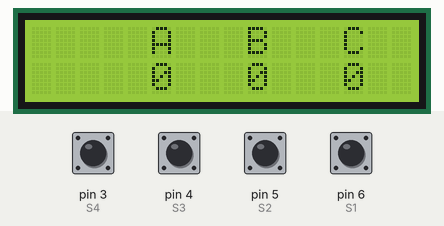
Recording of a sketch running on a simulated Arduino Uno, built with avr-gcc and run on an emulated ATmega328P. Shown: 16×2 character LCD. The inputs (shaded band) are chosen by the test bench; at power-on: pin 3 (S4), pin 4 (S3), pin 5 (S2), pin 6 (S1) HIGH.

Above: at 5.2 s.
5.3 s: pin 3 (S4) pulled LOW for 0.15 s
At 5.9 s:
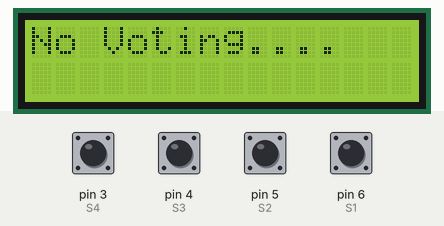
8.4 s: pin 4 (S3) pulled LOW for 0.15 s
At 8.9 s:
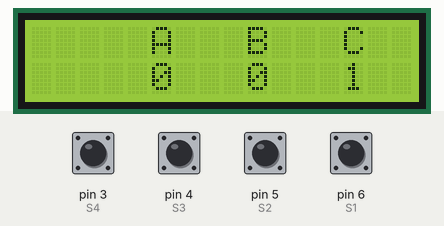
10.0 s: pin 3 (S4) pulled LOW for 1 s
At 10.7 s:
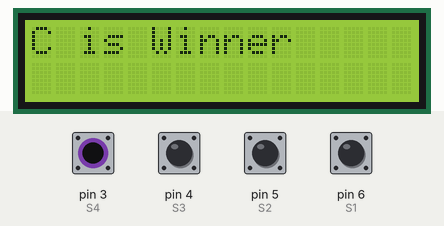
14.0 s: pin 5 (S2) pulled LOW for 0.15 s
At 15.3 s:
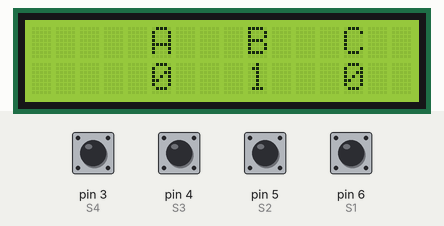
15.6 s: pin 3 (S4) pulled LOW for 0.15 s
At 16.1 s:
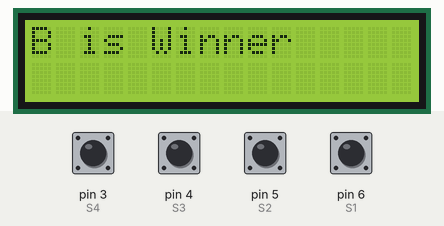
18.7 s: pin 6 (S1) pulled LOW for 0.15 s
At 20.3 s:
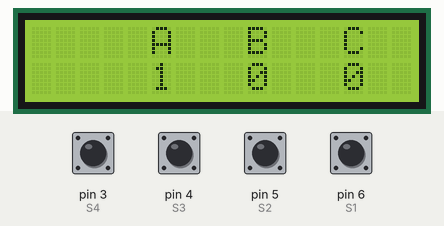
Timing chart, 0 to 21.3 s (numbered marks = the images above; inputs shaded):
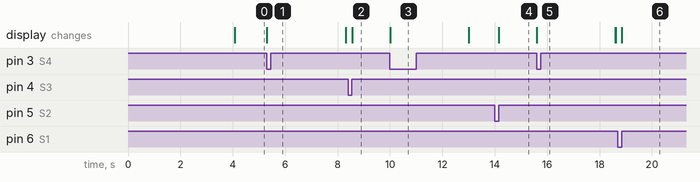

Measured:
- after the input at 5.3 s, the display: changes at once (image 1)
- after the input at 8.4 s, the display: changes after 0.15 s (image 2)
- after the input at 10.0 s, the display: changes at once (image 3)
- after the input at 14.0 s, the display: changes after 0.15 s (image 4)
- after the input at 15.6 s, the display: changes at once (image 5)
- after the input at 18.7 s, the display: changes after 0.15 s (image 6)

The sketch:

smartvoter.ino
```cpp
#include<LiquidCrystal.h>
LiquidCrystal lcd(13, 12, 11, 10, 9, 8);

#define S1 6
#define S2 5
#define S3 4
#define S4 3
int vote1 = 0;
int vote2 = 0;
int vote3 = 0;
void setup()
{
  pinMode(S1, INPUT);
  pinMode(S2, INPUT);
  pinMode(S3, INPUT);
  pinMode(S4, INPUT);
  lcd.begin(16, 2);
  lcd.print(" Electronic ");
  lcd.setCursor(0, 1);
  lcd.print(" Voting Machine ");
  delay(4000);
  digitalWrite(S1, HIGH);
  digitalWrite(S2, HIGH);
  digitalWrite(S3, HIGH);
  digitalWrite(S4, HIGH);
  lcd.clear();
  lcd.setCursor(5, 0);
  lcd.print("A");
  lcd.setCursor(9, 0);
  lcd.print("B");
  lcd.setCursor(13, 0);
  lcd.print("C");
  //Serial.begin(9600);
}
void loop()
{
  lcd.setCursor(5, 0);
  lcd.print("A");
  lcd.setCursor(5, 1);
  lcd.print(vote1);
  lcd.setCursor(9, 0);
  lcd.print("B");
  lcd.setCursor(9, 1);
  lcd.print(vote2);
  lcd.setCursor(13, 0);
  lcd.print("C");
  lcd.setCursor(13, 1);
  lcd.print(vote3);
  if (digitalRead(S1) == 0)
    vote1++;
  while (digitalRead(S1) == 0);
  if (digitalRead(S2) == 0)
    vote2++;
  while (digitalRead(S2) == 0);
  if (digitalRead(S3) == 0)
    vote3++;
  while (digitalRead(S3) == 0);
  //Serial.print("This is  working");
  if (digitalRead(S4) == 0)
  {
    int vote = vote1 + vote2 + vote3;
    if (vote)
    {
      if (vote1 > vote2 && vote1 > vote3)
      {
        lcd.clear();
        lcd.print("A is Winner");
        delay(3000);
        lcd.clear();
      }
      else if (vote2 > vote1 && vote2 > vote3)
      {
        lcd.clear();
        lcd.print("B is Winner");
        delay(3000);
        lcd.clear();
      }
      else if (vote3 > vote1 && vote3 > vote2)
      {
        lcd.setCursor(0, 0);
        lcd.clear();
        lcd.print("C is Winner");
        delay(3000);
        lcd.clear();
      }
      else
      {
        lcd.clear();
        lcd.print(" Tie Up Or ");
        lcd.setCursor(0, 1);
        lcd.print(" No Result ");
        delay(3000);
        lcd.clear();
      }
    }
    else
    {
      lcd.clear();
      lcd.print("No Voting....");
      delay(3000);
      lcd.clear();
    }
    vote1 = vote2 = vote3 = vote = 0;
    lcd.clear();
  }
}
```
